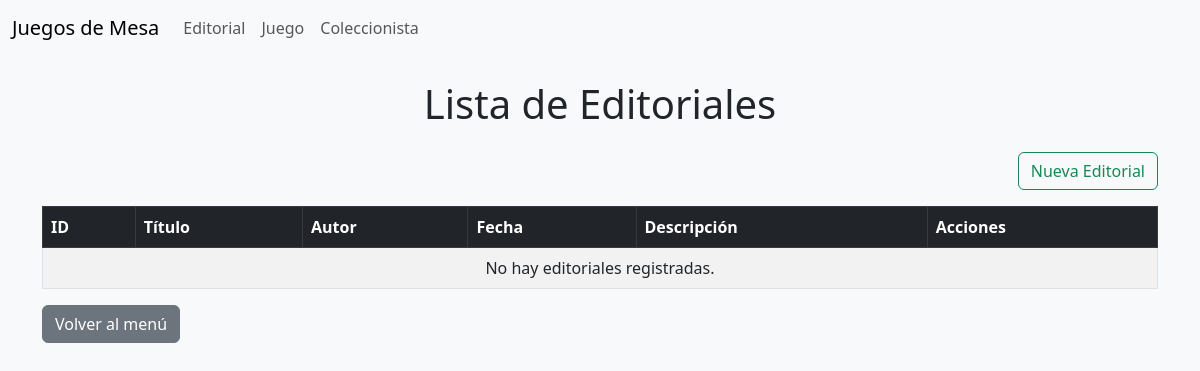
The app's page /editorial/, older data.
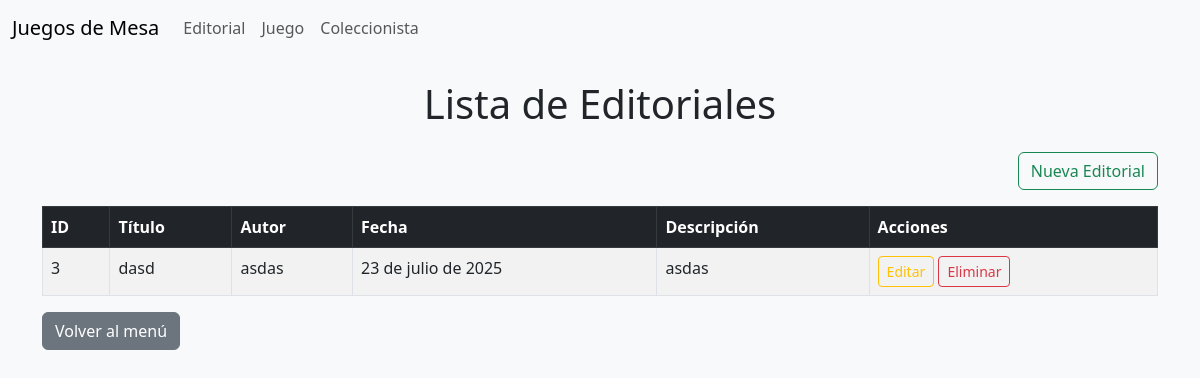
The same page, newer data.
### Aplicaciones/Editorial/models.py (models this page shows, shortened)
class Editorial(models.Model):
    titulo = models.CharField(max_length=200)
    autor = models.CharField(max_length=100)
    fecha = models.DateField()
    descripcion = models.TextField()

### Aplicaciones/Editorial/views.py (the view)
# urls.py: path('', views.listaEditorial, name='lista_editorial'),
def listaEditorial(request):
    editoriales = Editorial.objects.all()
    return render(request, 'editorial/inicio.html', {'editoriales': editoriales})

### Aplicaciones/Editorial/templates/editorial/inicio.html (shortened to what this page needs)
{% extends 'plantilla.html' %}
{% block contenido %}
<div class="container mt-4">
    <h1 class="text-center mb-4">Lista de Editoriales</h1>
    <div class="text-end mb-3">
        <a href="{% url 'nuevo_editorial' %}" class="btn btn-outline-success">Nueva Editorial</a>
    </div>
    <table class="table table-bordered table-striped table-hover">
        <thead class="table-dark">
            <tr>
                <th>ID</th>
                <th>Título</th>
                <th>Autor</th>
                <th>Fecha</th>
                <th>Descripción</th>
                <th>Acciones</th>
            </tr>
        </thead>
        <tbody>
            {% for editorial in editoriales %}
            <tr>
                <td>{{ editorial.id }}</td>
                <td>{{ editorial.titulo }}</td>
                <td>{{ editorial.autor }}</td>
                <td>{{ editorial.fecha }}</td>
                <td>{{ editorial.descripcion }}</td>
                <td>
                    <a href="{% url 'editar_editorial' editorial.id %}" class="btn btn-outline-warning btn-sm">Editar</a>
                    <button onclick="confirmDelete({{ editorial.id }})" class="btn btn-outline-danger btn-sm">Eliminar</button>
                </td>
            </tr>
            {% empty %}
            <tr>
                <td colspan="6" class="text-center">No hay editoriales registradas.</td>
            </tr>
            {% endfor %}
        </tbody>
    </table>
    <a href="/" class="btn btn-secondary">Volver al menú</a>
</div>
{% endblock %}

Row changes from the older to the newer data that the page shows:
added Editorial: id "3", titulo "dasd", autor "asdas", fecha "23 de julio de 2025", descripcion "asdas"
Text that changed along with them:
text no longer shown: "No hay editoriales registradas."
